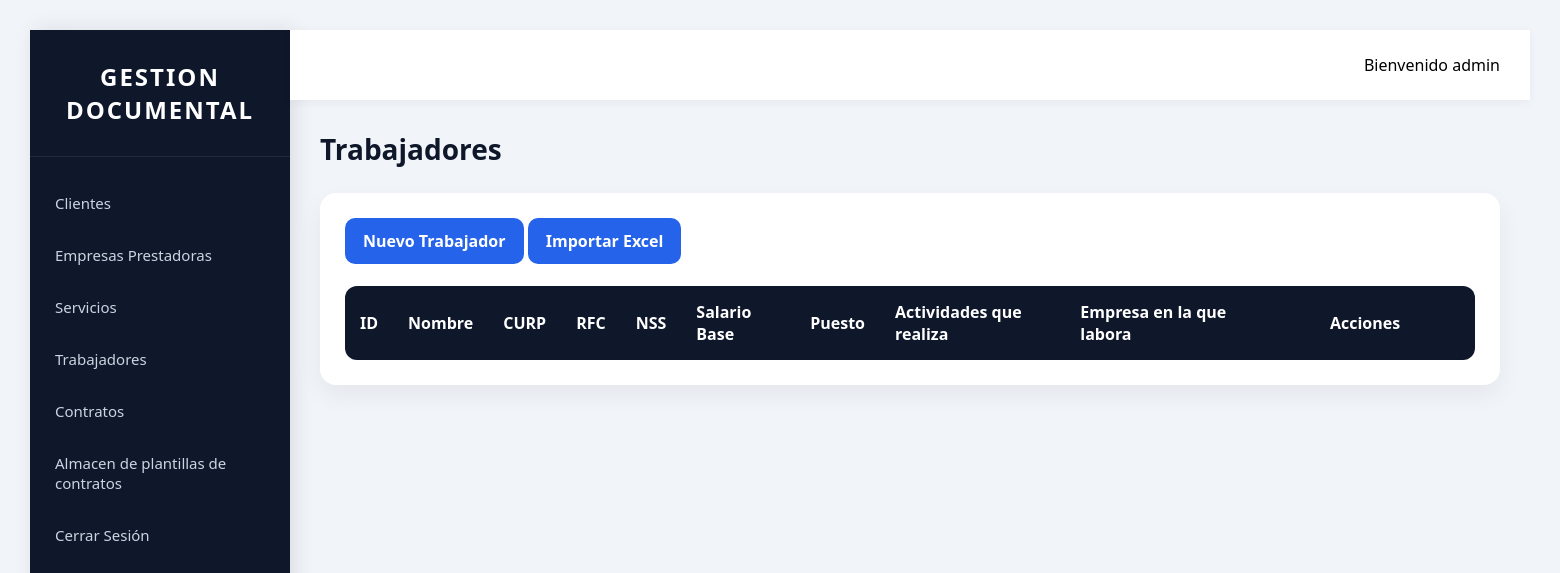
/trabajadores (signed in), run on an earlier commit of the app's database.
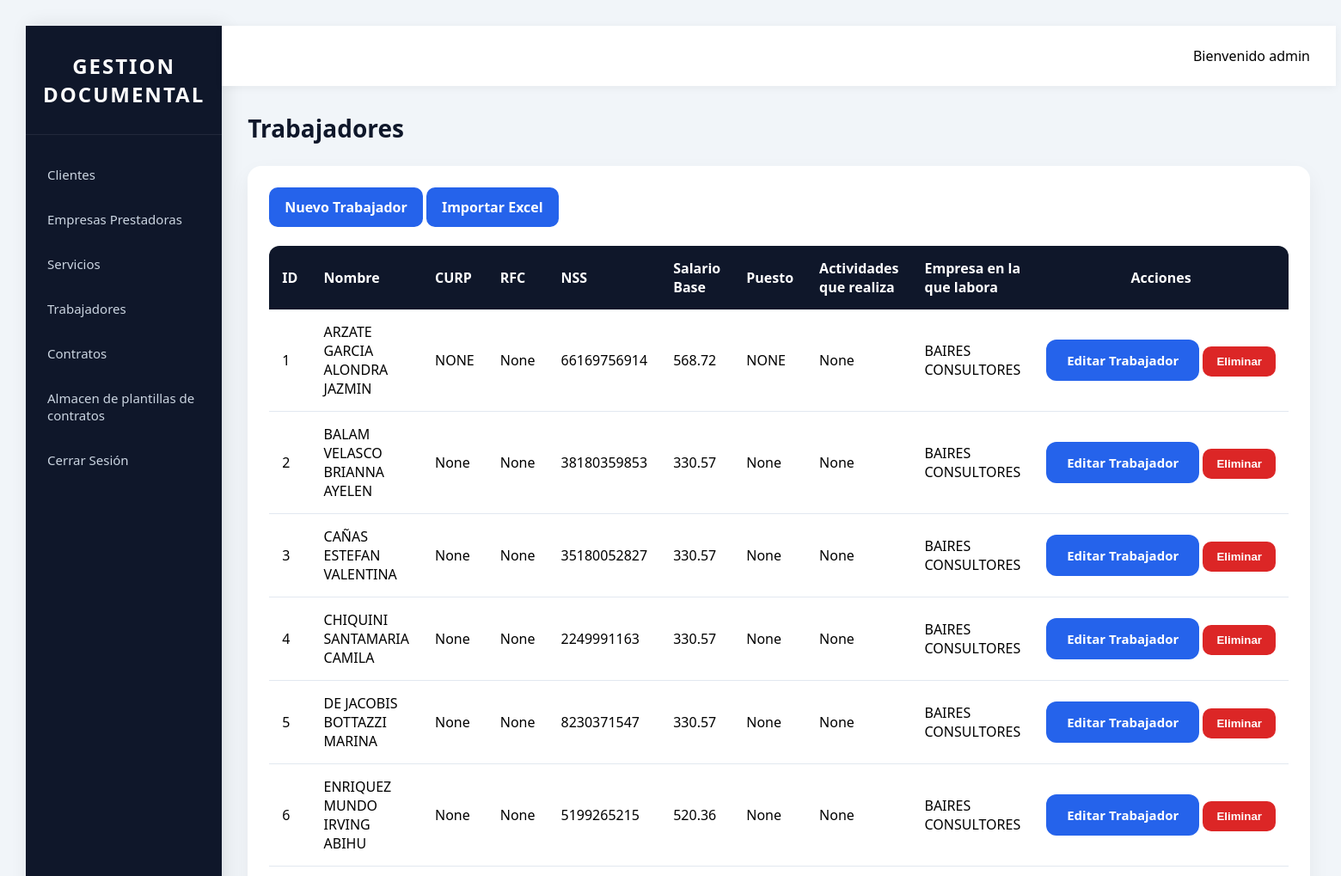
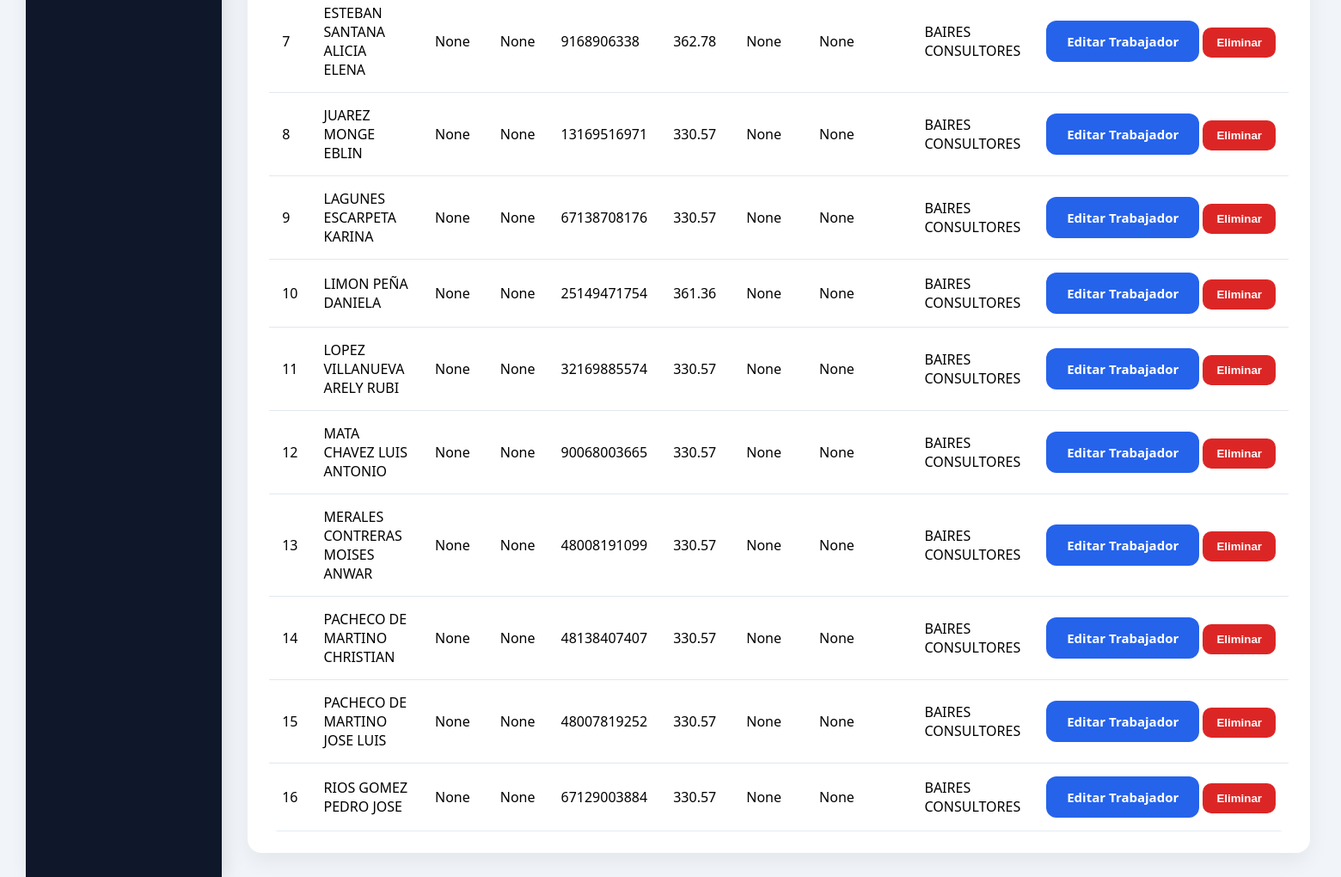
And on a later commit of the database (2 pictures, top to bottom).
### models/models.py (models this page shows, shortened)
class Users(UserMixin, db.Model):
    __tablename__ = 'dim_usuarios'
    id = db.Column(db.Integer, primary_key=True)
    nombre = db.Column(db.String(200))
    fecha_nacimiento = db.Column(db.Date)
    nombre_usuario = db.Column(db.String(200))
    contraseña = db.Column(db.String(200))
    tipo_usuario = db.Column(db.String(200), default="LEGAL")
    activo = db.Column(db.Boolean, default=True)

class Trabajador(db.Model):
    __tablename__ = 'dim_trabajadores'
    id = db.Column(db.Integer, primary_key=True)
    nombre_trabajador =  db.Column(db.String(200))
    curp = db.Column(db.String(200))
    rfc = db.Column(db.String(200))
    nss = db.Column(db.String(200))
    salario_base = db.Column(db.Float)
    actividades = db.Column(db.String(400))
    puesto = db.Column(db.String(300))
    fecha_ingreso = db.Column(db.Date)
    fecha_baja = db.Column(db.Date)
    activo = db.Column(db.Boolean(), default=True)
    encargado = db.Column(db.String(300))
    empresa_id = db.Column(
        db.Integer,
        db.ForeignKey(
            "dim_empresas.id"
        ),
        nullable=False
    )

class Empresa(db.Model):
    __tablename__ = "dim_empresas"
    id = db.Column(db.Integer, primary_key=True)
    nombre = db.Column(db.String(200), nullable=False, unique=True)
    rfc = db.Column(db.String(13))
    representante = db.Column(db.String(200))
    domicilio = db.Column(db.String(300))
    correo = db.Column(db.String(150))
    telefono = db.Column(db.String(20))
    nivel = db.Column(db.Integer)
    regimen_fiscal = db.Column(db.String(300))
    activo = db.Column(db.Boolean(), default=True)
    proyectos = db.relationship(
        "Proyecto",
        backref="empresa",
        lazy=True
    )
    trabajadores = db.relationship(
        "Trabajador",
        backref="empresa",
        lazy=True
    )

### app.py (the view)
@app.route('/trabajadores')
@login_required
def trabajadores():
    trabajadores = Trabajador.query.all()
    proyectos = Proyecto.query.all()
    return render_template(
        'trabajador.html',
        trabajadores = trabajadores,
        proyectos = proyectos,
    )

### app.py (called while the page is built)
@login_manager.user_loader
def load_user(id):
    return Users.query.get(
        int(id)
    )

### templates/trabajador.html (shortened to what this page needs)
{% extends 'base.html' %}
{% block content %}
<h1 class="page-title">
    Trabajadores
</h1>
<div class="card">
    <a href="{{ url_for('nuevo_trabajador') }}" class="btn">
        Nuevo Trabajador
    </a>
    <a href="{{ url_for('importar_trabajadores') }}" class="btn">
        Importar Excel
    </a>
    <br><br>
    <table id="tablaTrabajadores">
        <thead>
            <tr>
                <th>ID</th>
                <th>Nombre</th>
                <th>CURP</th>
                <th>RFC</th>
                <th>NSS</th>
                <th>Salario Base</th>
                <th>Puesto</th>
                <th>Actividades que realiza</th>
                <th>Empresa en la que labora</th>
                <th style="width:220px; text-align:center;">
                    Acciones
                </th>
            </tr>
        </thead>
        <tbody>
            {% for trabajador in trabajadores %}
                <tr>
                    <td>{{ trabajador.id }}</td>
                    <td>{{ trabajador.nombre_trabajador }}</td>
                    <td>{{ trabajador.curp }}</td>
                    <td>{{ trabajador.rfc }}</td>
                    <td>{{ trabajador.nss }}</td>
                    <td>{{ trabajador.salario_base }}</td>
                    <td>{{ trabajador.puesto }}</td>
                    <td>{{ trabajador.actividades }}</td>
                    <td>
                        {% if trabajador.empresa %}
                            {{ trabajador.empresa.nombre }}
                        {% else %}
                            Sin empresa
                        {% endif %}
                    </td>
                    <td style="text-align:center;white-space:nowrap;">
                        <a href="{{ url_for('editar_trabajador',id=trabajador.id) }}" class="btn-primary">
                            Editar Trabajador
                        </a>
                        <form method="POST" action="{{ url_for('eliminar_trabajador',id=trabajador.id) }}"style="display:inline-block;"
                            onsubmit="
                                return confirm(
                                    '¿Desea eliminar esta Trabajador?'
                                );
                            "
                        >
                            <button type="submit" class="btn-danger">
                                Eliminar
                            </button>
                        </form>
                    </td>
                </tr>
            {% endfor %}
        </tbody>
    </table>
</div>
{% endblock %}

### templates/base.html (shortened to what this page needs)
<!DOCTYPE html>
<html>
<head>
    <link rel="stylesheet" href="{{ url_for('static',filename='css/menu.css') }}">
    <link rel="stylesheet" href="{{ url_for('static', filename='css/formularios.css') }}">
    <link rel="stylesheet" href="https://cdn.datatables.net/2.3.2/css/dataTables.dataTables.min.css">
</head>
<body>
    <section class="page-content">
        <div class="layout">
            <aside class="sidebar">
                <div class="sidebar-logo">
                    <h2>GESTION DOCUMENTAL</h2>
                </div>
                <nav>
                    <a href="{{ url_for('clientes') }}">
                        Clientes
                    </a>
                    <a href="{{ url_for('empresas') }}">
                        Empresas Prestadoras
                    </a>
                    <a href="{{ url_for('proyectos') }}">
                        Servicios
                    </a>
                    <a href="{{ url_for('trabajadores') }}">
                        Trabajadores
                    </a>
                    <a href="{{ url_for('contratos') }}">
                        Contratos
                    </a>
                    <a href="{{ url_for('listar_plantillas') }}">
                        Almacen de plantillas de contratos
                    </a>
                    <a href="{{ url_for('logout') }}">
                        Cerrar Sesión
                    </a>
                </nav>
            </aside>
            <main class="content">
                <header class="topbar">
                    Bienvenido {{ current_user.nombre_usuario }}
                </header>
                <section class="page-content">
                    {% block content %}
                    {% endblock %}
                </section>
            </main>
        </div>
    </section>
</body>
</html>

### static/css/menu.css (style rules this page uses)
* { margin:0; padding:0; box-sizing:border-box; }
body { font-family:'Segoe UI',sans-serif; background:#f1f5f9; }
.layout { display:flex; min-height:100vh; }
.sidebar { width:260px; background:#0f172a; color:white; display:flex; flex-direction:column; box-shadow: 4px 0 20px rgba( 0, 0, 0, 0.10 ); }
.sidebar-logo { padding:30px 20px; text-align:center; border-bottom:1px solid rgba( 255, 255, 255, 0.08 ); }
.sidebar-logo h2 { font-size:24px; font-weight:700; letter-spacing:2px; }
.sidebar nav { padding-top:20px; }
.sidebar nav a { display:flex; align-items:center; gap:12px; padding:16px 25px; text-decoration:none; color:#cbd5e1; transition:0.3s; font-size:15px; }
.content { flex:1; display:flex; flex-direction:column; }
.topbar { background:white; height:70px; display:flex; align-items:center; justify-content:flex-end; padding:0 30px; box-shadow: 0 2px 10px rgba( 0, 0, 0, 0.05 ); }
.page-content { padding:30px; }
.card { background:white; padding:25px; border-radius:16px; box-shadow: 0 10px 25px rgba( 0, 0, 0, 0.06 ); }
.page-title { margin-bottom:25px; color:#0f172a; font-size:28px; font-weight:700; }
.btn { display:inline-block; background:#2563eb; color:white; text-decoration:none; padding:12px 18px; border-radius:10px; border:none; cursor:pointer; transition:0.3s; font-weight:600; }
table { width:100%; border-collapse:collapse; background:white; border-radius:12px; overflow:hidden; }
thead { background:#0f172a; color:white; }
th { padding:15px; text-align:left; }
td { padding:15px; border-bottom:1px solid #e2e8f0; }
.btn-primary { display:inline-block; text-decoration:none; padding:10px 18px; border-radius:8px; font-weight:600; }
.btn-danger { background:#dc2626; color:#fff; border:none; padding:10px 18px; border-radius:8px; cursor:pointer; font-weight:600; transition:.3s; }

### static/css/formularios.css (style rules this page uses)
.btn-primary { background:#2563eb; color:white; border:none; border-radius:12px; padding:14px 24px; cursor:pointer; font-weight:600; font-size:15px; transition:.3s; }
.btn-danger { background:#dc2626; color:white; border:none; padding:10px 16px; border-radius:10px; cursor:pointer; font-weight:600; }

What changed in the data, as far as the page shows it:
added Trabajador: id "1", nombre_trabajador "ARZATE GARCIA ALONDRA JAZMIN", curp "NONE", rfc "None", nss "66169756914", salario_base "568.72", puesto "NONE", actividades "None", empresa.nombre "BAIRES CONSULTORES"
added Trabajador: id "2", nombre_trabajador "BALAM VELASCO BRIANNA AYELEN", curp "None", rfc "None", nss "38180359853", salario_base "330.57", puesto "None", actividades "None", empresa.nombre "BAIRES CONSULTORES"
added Trabajador: id "3", nombre_trabajador "CAÑAS ESTEFAN VALENTINA", curp "None", rfc "None", nss "35180052827", salario_base "330.57", puesto "None", actividades "None", empresa.nombre "BAIRES CONSULTORES"
added Trabajador: id "4", nombre_trabajador "CHIQUINI SANTAMARIA CAMILA", curp "None", rfc "None", nss "2249991163", salario_base "330.57", puesto "None", actividades "None", empresa.nombre "BAIRES CONSULTORES"
added Trabajador: id "5", nombre_trabajador "DE JACOBIS BOTTAZZI MARINA", curp "None", rfc "None", nss "8230371547", salario_base "330.57", puesto "None", actividades "None", empresa.nombre "BAIRES CONSULTORES"
added Trabajador: id "6", nombre_trabajador "ENRIQUEZ MUNDO IRVING ABIHU", curp "None", rfc "None", nss "5199265215", salario_base "520.36", puesto "None", actividades "None", empresa.nombre "BAIRES CONSULTORES"
added Trabajador: id "7", nombre_trabajador "ESTEBAN SANTANA ALICIA ELENA", curp "None", rfc "None", nss "9168906338", salario_base "362.78", puesto "None", actividades "None", empresa.nombre "BAIRES CONSULTORES"
added Trabajador: id "8", nombre_trabajador "JUAREZ MONGE EBLIN", curp "None", rfc "None", nss "13169516971", salario_base "330.57", puesto "None", actividades "None", empresa.nombre "BAIRES CONSULTORES"
added Trabajador: id "9", nombre_trabajador "LAGUNES ESCARPETA KARINA", curp "None", rfc "None", nss "67138708176", salario_base "330.57", puesto "None", actividades "None", empresa.nombre "BAIRES CONSULTORES"
added Trabajador: id "10", nombre_trabajador "LIMON PEÑA DANIELA", curp "None", rfc "None", nss "25149471754", salario_base "361.36", puesto "None", actividades "None", empresa.nombre "BAIRES CONSULTORES"
added Trabajador: id "11", nombre_trabajador "LOPEZ VILLANUEVA ARELY RUBI", curp "None", rfc "None", nss "32169885574", salario_base "330.57", puesto "None", actividades "None", empresa.nombre "BAIRES CONSULTORES"
added Trabajador: id "12", nombre_trabajador "MATA CHAVEZ LUIS ANTONIO", curp "None", rfc "None", nss "90068003665", salario_base "330.57", puesto "None", actividades "None", empresa.nombre "BAIRES CONSULTORES"
added Trabajador: id "13", nombre_trabajador "MERALES CONTRERAS MOISES ANWAR", curp "None", rfc "None", nss "48008191099", salario_base "330.57", puesto "None", actividades "None", empresa.nombre "BAIRES CONSULTORES"
added Trabajador: id "14", nombre_trabajador "PACHECO DE MARTINO CHRISTIAN", curp "None", rfc "None", nss "48138407407", salario_base "330.57", puesto "None", actividades "None", empresa.nombre "BAIRES CONSULTORES"
added Trabajador: id "15", nombre_trabajador "PACHECO DE MARTINO JOSE LUIS", curp "None", rfc "None", nss "48007819252", salario_base "330.57", puesto "None", actividades "None", empresa.nombre "BAIRES CONSULTORES"
added Trabajador: id "16", nombre_trabajador "RIOS GOMEZ PEDRO JOSE", curp "None", rfc "None", nss "67129003884", salario_base "330.57", puesto "None", actividades "None", empresa.nombre "BAIRES CONSULTORES"
